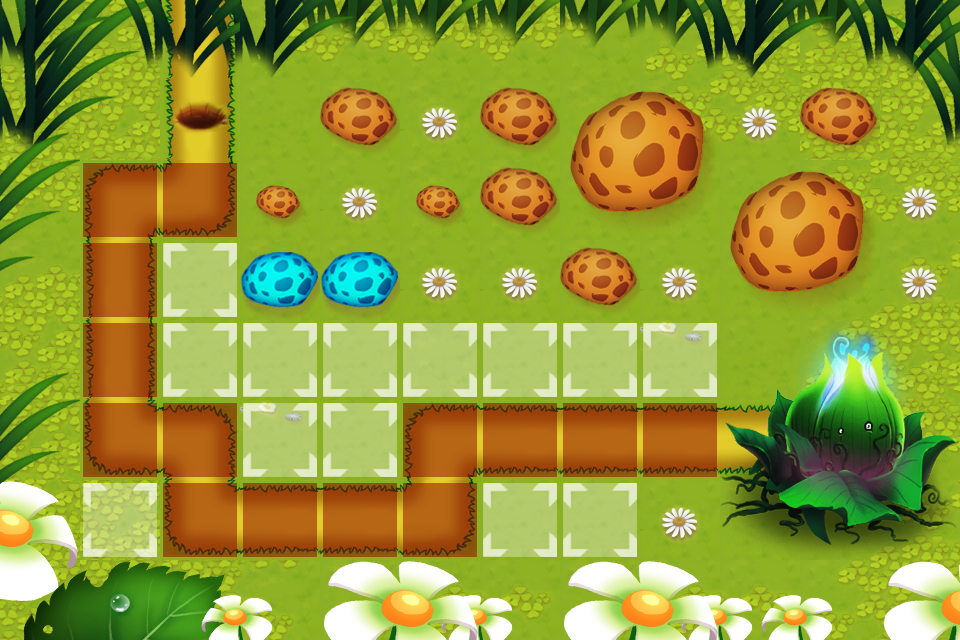

Tiled map render using the project's own tile images. Description and the map definition, with tile-layer contents summarised, below:
An orthogonal 12x8 tile map with 80x80 px tiles, 8 tile layers (BACKGROUND1, BACKGROUND2, BACKGROUND3, BACKGROUND4, ...), 4 tilesets and 11 objects (111, WayPoint01, WayPoint02, WayPoint03, WayPoint04, ...).

<map version="1.0" orientation="orthogonal" width="12" height="8" tilewidth="80" tileheight="80">
 <tileset firstgid="1" name="2" tilewidth="80" tileheight="80">
  <image source="2.png" width="320" height="320" />
 </tileset>
 <tileset firstgid="17" name="1" tilewidth="80" tileheight="80">
  <image source="1.png" width="720" height="721" />
 </tileset>
 <tileset firstgid="98" name="build" tilewidth="80" tileheight="80">
  <image source="build.png" width="80" height="80" />
  <tile id="0">
   <properties>
    <property name="buildable" value="1" />
   </properties>
  </tile>
 </tileset>
 <tileset firstgid="99" name="road" tilewidth="80" tileheight="80">
  <image source="road.png" width="80" height="80" />
  <tile id="0">
   <properties>
    <property name="skillable" value="1" />
   </properties>
  </tile>
 </tileset>
 <layer name="BACKGROUND1" width="12" height="8">
  <data>[96 cells, 96 non-empty, 2 distinct tile ids]</data>
 </layer>
 <layer name="BACKGROUND2" width="12" height="8">
  <data>[96 cells, 54 non-empty, 15 distinct tile ids]</data>
 </layer>
 <layer name="BACKGROUND3" width="12" height="8">
  <data>[96 cells, 40 non-empty, 21 distinct tile ids]</data>
 </layer>
 <layer name="BACKGROUND4" width="12" height="8">
  <data>[96 cells, 17 non-empty, 7 distinct tile ids]</data>
 </layer>
 <layer name="SEEDLAYER" width="12" height="8">
  <data>[96 cells, 9 non-empty, 9 distinct tile ids]</data>
 </layer>
 <layer name="BACKGROUND5" width="12" height="8">
  <data>[96 cells, 46 non-empty, 20 distinct tile ids]</data>
 </layer>
 <layer name="Meta" width="12" height="8">
  <data>[96 cells, 13 non-empty, 1 distinct tile ids]</data>
 </layer>
 <layer name="Towerface" width="12" height="8">
  <data>[96 cells, 14 non-empty, 1 distinct tile ids]</data>
 </layer>
 <objectgroup name="Objects" width="12" height="8">
  <object name="WayPoint00" type="111" x="200" y="120">
   <properties>
    <property name="myc" value="123" />
    <property name="zzzx" value="111s" />
   </properties>
  </object>
  <object name="WayPoint01" x="200" y="200" />
  <object name="WayPoint02" x="120" y="200" />
  <object name="WayPoint03" x="120" y="440" />
  <object name="WayPoint04" x="200" y="440" />
  <object name="WayPoint05" x="200" y="520" />
  <object name="WayPoint06" x="440" y="520" />
  <object name="WayPoint07" x="440" y="440" />
  <object name="WayPoint08" x="760" y="440" />
  <object name="SeedsPos" x="920" y="360" />
  <object name="RapidSoliderPos" x="280" y="120" />
 </objectgroup>
</map>
